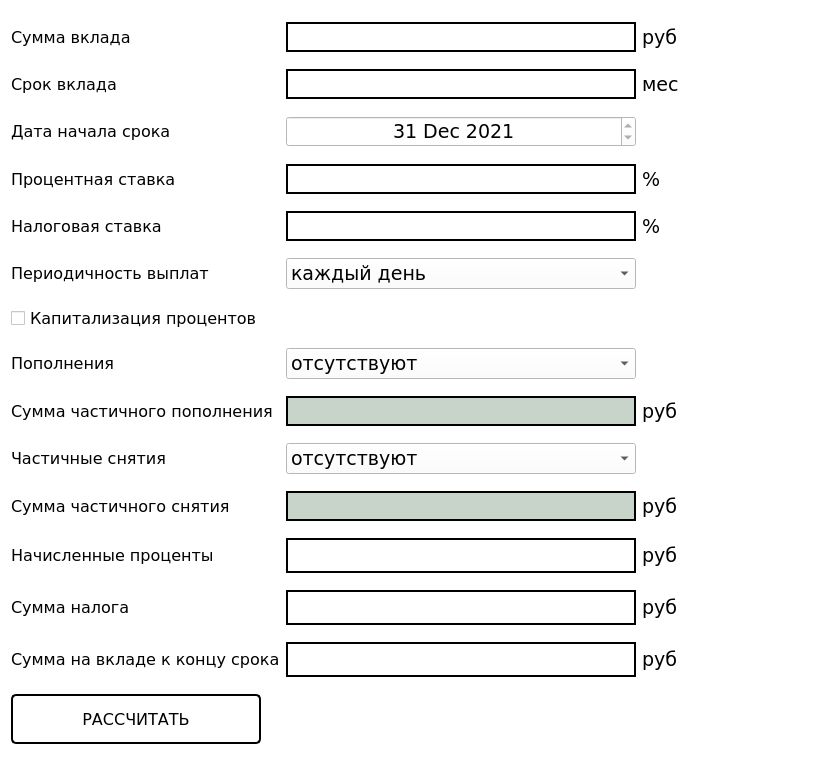
<?xml version="1.0" encoding="UTF-8"?>
<ui version="4.0">
 <class>Deposit</class>
 <widget class="QWidget" name="Deposit">
  <property name="geometry">
   <rect>
    <x>0</x>
    <y>0</y>
    <width>820</width>
    <height>769</height>
   </rect>
  </property>
  <property name="minimumSize">
   <size>
    <width>820</width>
    <height>769</height>
   </size>
  </property>
  <property name="maximumSize">
   <size>
    <width>820</width>
    <height>769</height>
   </size>
  </property>
  <property name="windowTitle">
   <string>Deposit calc</string>
  </property>
  <property name="styleSheet">
   <string notr="true">QWidget {background-color: white; color: black;}</string>
  </property>
  <layout class="QGridLayout" name="gridLayout">
   <item row="3" column="0">
    <widget class="QLabel" name="x_min_3">
     <property name="minimumSize">
      <size>
       <width>0</width>
       <height>30</height>
      </size>
     </property>
     <property name="maximumSize">
      <size>
       <width>16777215</width>
       <height>30</height>
      </size>
     </property>
     <property name="font">
      <font>
       <family>Verdana</family>
       <pointsize>12</pointsize>
      </font>
     </property>
     <property name="text">
      <string>Процентная ставка</string>
     </property>
     <property name="alignment">
      <set>Qt::AlignLeading|Qt::AlignLeft|Qt::AlignVCenter</set>
     </property>
    </widget>
   </item>
   <item row="7" column="0">
    <widget class="QLabel" name="x_min_18">
     <property name="minimumSize">
      <size>
       <width>0</width>
       <height>30</height>
      </size>
     </property>
     <property name="maximumSize">
      <size>
       <width>16777215</width>
       <height>30</height>
      </size>
     </property>
     <property name="font">
      <font>
       <family>Verdana</family>
       <pointsize>12</pointsize>
      </font>
     </property>
     <property name="text">
      <string>Пополнения</string>
     </property>
     <property name="alignment">
      <set>Qt::AlignLeading|Qt::AlignLeft|Qt::AlignVCenter</set>
     </property>
    </widget>
   </item>
   <item row="9" column="0">
    <widget class="QLabel" name="x_min_19">
     <property name="minimumSize">
      <size>
       <width>0</width>
       <height>30</height>
      </size>
     </property>
     <property name="maximumSize">
      <size>
       <width>16777215</width>
       <height>30</height>
      </size>
     </property>
     <property name="font">
      <font>
       <family>Verdana</family>
       <pointsize>12</pointsize>
      </font>
     </property>
     <property name="text">
      <string>Частичные снятия</string>
     </property>
     <property name="alignment">
      <set>Qt::AlignLeading|Qt::AlignLeft|Qt::AlignVCenter</set>
     </property>
    </widget>
   </item>
   <item row="3" column="2">
    <widget class="QLineEdit" name="dep_perLine">
     <property name="minimumSize">
      <size>
       <width>350</width>
       <height>30</height>
      </size>
     </property>
     <property name="maximumSize">
      <size>
       <width>350</width>
       <height>40</height>
      </size>
     </property>
     <property name="font">
      <font>
       <family>Verdana</family>
       <pointsize>14</pointsize>
      </font>
     </property>
     <property name="styleSheet">
      <string notr="true">QLineEdit {
background-color: white;
border: 2px solid black;

color: black;
font-size: 14pt;
}</string>
     </property>
     <property name="alignment">
      <set>Qt::AlignCenter</set>
     </property>
    </widget>
   </item>
   <item row="5" column="0">
    <widget class="QLabel" name="x_min_17">
     <property name="minimumSize">
      <size>
       <width>0</width>
       <height>30</height>
      </size>
     </property>
     <property name="maximumSize">
      <size>
       <width>16777215</width>
       <height>30</height>
      </size>
     </property>
     <property name="font">
      <font>
       <family>Verdana</family>
       <pointsize>12</pointsize>
      </font>
     </property>
     <property name="text">
      <string>Периодичность выплат</string>
     </property>
     <property name="alignment">
      <set>Qt::AlignLeading|Qt::AlignLeft|Qt::AlignVCenter</set>
     </property>
    </widget>
   </item>
   <item row="10" column="3">
    <widget class="QLabel" name="x_min_13">
     <property name="minimumSize">
      <size>
       <width>0</width>
       <height>30</height>
      </size>
     </property>
     <property name="maximumSize">
      <size>
       <width>16777215</width>
       <height>30</height>
      </size>
     </property>
     <property name="font">
      <font>
       <family>Verdana</family>
       <pointsize>14</pointsize>
      </font>
     </property>
     <property name="text">
      <string>руб</string>
     </property>
     <property name="alignment">
      <set>Qt::AlignLeading|Qt::AlignLeft|Qt::AlignVCenter</set>
     </property>
    </widget>
   </item>
   <item row="11" column="3">
    <widget class="QLabel" name="x_min_15">
     <property name="minimumSize">
      <size>
       <width>0</width>
       <height>30</height>
      </size>
     </property>
     <property name="maximumSize">
      <size>
       <width>16777215</width>
       <height>30</height>
      </size>
     </property>
     <property name="font">
      <font>
       <family>Verdana</family>
       <pointsize>14</pointsize>
      </font>
     </property>
     <property name="text">
      <string>руб</string>
     </property>
     <property name="alignment">
      <set>Qt::AlignLeading|Qt::AlignLeft|Qt::AlignVCenter</set>
     </property>
    </widget>
   </item>
   <item row="1" column="3">
    <widget class="QLabel" name="x_min_6">
     <property name="minimumSize">
      <size>
       <width>0</width>
       <height>30</height>
      </size>
     </property>
     <property name="maximumSize">
      <size>
       <width>16777215</width>
       <height>30</height>
      </size>
     </property>
     <property name="font">
      <font>
       <family>Verdana</family>
       <pointsize>14</pointsize>
      </font>
     </property>
     <property name="text">
      <string>мес</string>
     </property>
     <property name="alignment">
      <set>Qt::AlignLeading|Qt::AlignLeft|Qt::AlignVCenter</set>
     </property>
    </widget>
   </item>
   <item row="4" column="2">
    <widget class="QLineEdit" name="dep_taxLine">
     <property name="minimumSize">
      <size>
       <width>350</width>
       <height>30</height>
      </size>
     </property>
     <property name="maximumSize">
      <size>
       <width>350</width>
       <height>40</height>
      </size>
     </property>
     <property name="font">
      <font>
       <family>Verdana</family>
       <pointsize>14</pointsize>
      </font>
     </property>
     <property name="styleSheet">
      <string notr="true">QLineEdit {
background-color: white;
border: 2px solid black;

color: black;
font-size: 14pt;
}</string>
     </property>
     <property name="alignment">
      <set>Qt::AlignCenter</set>
     </property>
    </widget>
   </item>
   <item row="1" column="0">
    <widget class="QLabel" name="x_min_2">
     <property name="minimumSize">
      <size>
       <width>0</width>
       <height>30</height>
      </size>
     </property>
     <property name="maximumSize">
      <size>
       <width>16777215</width>
       <height>30</height>
      </size>
     </property>
     <property name="font">
      <font>
       <family>Verdana</family>
       <pointsize>12</pointsize>
      </font>
     </property>
     <property name="text">
      <string>Срок вклада</string>
     </property>
     <property name="alignment">
      <set>Qt::AlignLeading|Qt::AlignLeft|Qt::AlignVCenter</set>
     </property>
    </widget>
   </item>
   <item row="14" column="2">
    <widget class="QLabel" name="result_summa_vklad">
     <property name="minimumSize">
      <size>
       <width>350</width>
       <height>30</height>
      </size>
     </property>
     <property name="maximumSize">
      <size>
       <width>350</width>
       <height>50</height>
      </size>
     </property>
     <property name="font">
      <font>
       <family>Verdana</family>
       <pointsize>20</pointsize>
       <bold>false</bold>
      </font>
     </property>
     <property name="cursor">
      <cursorShape>IBeamCursor</cursorShape>
     </property>
     <property name="mouseTracking">
      <bool>true</bool>
     </property>
     <property name="styleSheet">
      <string notr="true">QLabel {
background-color: white;
border: 2px solid black;
color: black;
font-size: 20pt;
}</string>
     </property>
     <property name="text">
      <string/>
     </property>
     <property name="alignment">
      <set>Qt::AlignCenter</set>
     </property>
     <property name="wordWrap">
      <bool>false</bool>
     </property>
     <property name="textInteractionFlags">
      <set>Qt::LinksAccessibleByMouse|Qt::TextSelectableByMouse</set>
     </property>
    </widget>
   </item>
   <item row="2" column="0">
    <widget class="QLabel" name="x_min_16">
     <property name="minimumSize">
      <size>
       <width>0</width>
       <height>30</height>
      </size>
     </property>
     <property name="maximumSize">
      <size>
       <width>16777215</width>
       <height>30</height>
      </size>
     </property>
     <property name="font">
      <font>
       <family>Verdana</family>
       <pointsize>12</pointsize>
      </font>
     </property>
     <property name="text">
      <string>Дата начала срока</string>
     </property>
     <property name="alignment">
      <set>Qt::AlignLeading|Qt::AlignLeft|Qt::AlignVCenter</set>
     </property>
    </widget>
   </item>
   <item row="8" column="3">
    <widget class="QLabel" name="x_min_12">
     <property name="minimumSize">
      <size>
       <width>0</width>
       <height>30</height>
      </size>
     </property>
     <property name="maximumSize">
      <size>
       <width>16777215</width>
       <height>30</height>
      </size>
     </property>
     <property name="font">
      <font>
       <family>Verdana</family>
       <pointsize>14</pointsize>
      </font>
     </property>
     <property name="text">
      <string>руб</string>
     </property>
     <property name="alignment">
      <set>Qt::AlignLeading|Qt::AlignLeft|Qt::AlignVCenter</set>
     </property>
    </widget>
   </item>
   <item row="2" column="2">
    <widget class="QDateEdit" name="dateEdit">
     <property name="font">
      <font>
       <family>Verdana</family>
       <pointsize>14</pointsize>
      </font>
     </property>
     <property name="alignment">
      <set>Qt::AlignCenter</set>
     </property>
     <property name="maximumDateTime">
      <datetime>
       <hour>15</hour>
       <minute>0</minute>
       <second>0</second>
       <year>2029</year>
       <month>12</month>
       <day>31</day>
      </datetime>
     </property>
     <property name="minimumDateTime">
      <datetime>
       <hour>15</hour>
       <minute>0</minute>
       <second>0</second>
       <year>2021</year>
       <month>12</month>
       <day>31</day>
      </datetime>
     </property>
    </widget>
   </item>
   <item row="0" column="2">
    <widget class="QLineEdit" name="dep_amountLine">
     <property name="minimumSize">
      <size>
       <width>350</width>
       <height>30</height>
      </size>
     </property>
     <property name="maximumSize">
      <size>
       <width>350</width>
       <height>30</height>
      </size>
     </property>
     <property name="font">
      <font>
       <family>Verdana</family>
       <pointsize>14</pointsize>
      </font>
     </property>
     <property name="styleSheet">
      <string notr="true">QLineEdit {
background-color: white;
border: 2px solid black;

color: black;
font-size: 14pt;
}</string>
     </property>
     <property name="alignment">
      <set>Qt::AlignCenter</set>
     </property>
    </widget>
   </item>
   <item row="4" column="0">
    <widget class="QLabel" name="x_min_14">
     <property name="minimumSize">
      <size>
       <width>0</width>
       <height>30</height>
      </size>
     </property>
     <property name="maximumSize">
      <size>
       <width>16777215</width>
       <height>30</height>
      </size>
     </property>
     <property name="font">
      <font>
       <family>Verdana</family>
       <pointsize>12</pointsize>
      </font>
     </property>
     <property name="text">
      <string>Налоговая ставка</string>
     </property>
     <property name="alignment">
      <set>Qt::AlignLeading|Qt::AlignLeft|Qt::AlignVCenter</set>
     </property>
    </widget>
   </item>
   <item row="11" column="0">
    <widget class="QLabel" name="x_min_8">
     <property name="minimumSize">
      <size>
       <width>0</width>
       <height>30</height>
      </size>
     </property>
     <property name="maximumSize">
      <size>
       <width>16777215</width>
       <height>30</height>
      </size>
     </property>
     <property name="font">
      <font>
       <family>Verdana</family>
       <pointsize>12</pointsize>
      </font>
     </property>
     <property name="text">
      <string>Начисленные проценты</string>
     </property>
     <property name="alignment">
      <set>Qt::AlignLeading|Qt::AlignLeft|Qt::AlignVCenter</set>
     </property>
    </widget>
   </item>
   <item row="11" column="2">
    <widget class="QLabel" name="result_proc">
     <property name="minimumSize">
      <size>
       <width>350</width>
       <height>30</height>
      </size>
     </property>
     <property name="maximumSize">
      <size>
       <width>350</width>
       <height>50</height>
      </size>
     </property>
     <property name="font">
      <font>
       <family>Verdana</family>
       <pointsize>20</pointsize>
       <bold>false</bold>
      </font>
     </property>
     <property name="cursor">
      <cursorShape>IBeamCursor</cursorShape>
     </property>
     <property name="mouseTracking">
      <bool>true</bool>
     </property>
     <property name="styleSheet">
      <string notr="true">QLabel {
background-color: white;
border: 2px solid black;
color: black;
font-size: 20pt;
}</string>
     </property>
     <property name="text">
      <string/>
     </property>
     <property name="alignment">
      <set>Qt::AlignCenter</set>
     </property>
     <property name="wordWrap">
      <bool>false</bool>
     </property>
     <property name="textInteractionFlags">
      <set>Qt::LinksAccessibleByMouse|Qt::TextSelectableByMouse</set>
     </property>
    </widget>
   </item>
   <item row="10" column="2">
    <widget class="QLineEdit" name="dep_withdLine">
     <property name="enabled">
      <bool>false</bool>
     </property>
     <property name="minimumSize">
      <size>
       <width>350</width>
       <height>30</height>
      </size>
     </property>
     <property name="maximumSize">
      <size>
       <width>350</width>
       <height>40</height>
      </size>
     </property>
     <property name="font">
      <font>
       <family>Verdana</family>
       <pointsize>14</pointsize>
      </font>
     </property>
     <property name="styleSheet">
      <string notr="true">QLineEdit {
background-color: rgb(200, 211, 201);
border: 2px solid black;
}</string>
     </property>
     <property name="alignment">
      <set>Qt::AlignCenter</set>
     </property>
    </widget>
   </item>
   <item row="3" column="3">
    <widget class="QLabel" name="x_min_7">
     <property name="minimumSize">
      <size>
       <width>0</width>
       <height>30</height>
      </size>
     </property>
     <property name="maximumSize">
      <size>
       <width>16777215</width>
       <height>30</height>
      </size>
     </property>
     <property name="font">
      <font>
       <family>Verdana</family>
       <pointsize>14</pointsize>
      </font>
     </property>
     <property name="text">
      <string>%</string>
     </property>
     <property name="alignment">
      <set>Qt::AlignLeading|Qt::AlignLeft|Qt::AlignVCenter</set>
     </property>
    </widget>
   </item>
   <item row="8" column="2">
    <widget class="QLineEdit" name="dep_replenLine">
     <property name="enabled">
      <bool>false</bool>
     </property>
     <property name="minimumSize">
      <size>
       <width>350</width>
       <height>30</height>
      </size>
     </property>
     <property name="maximumSize">
      <size>
       <width>350</width>
       <height>40</height>
      </size>
     </property>
     <property name="font">
      <font>
       <family>Verdana</family>
       <pointsize>14</pointsize>
      </font>
     </property>
     <property name="styleSheet">
      <string notr="true">QLineEdit {
background-color: rgb(200, 211, 201);
border: 2px solid black;
}</string>
     </property>
     <property name="alignment">
      <set>Qt::AlignCenter</set>
     </property>
    </widget>
   </item>
   <item row="0" column="0">
    <widget class="QLabel" name="x_min">
     <property name="minimumSize">
      <size>
       <width>0</width>
       <height>30</height>
      </size>
     </property>
     <property name="maximumSize">
      <size>
       <width>16777215</width>
       <height>30</height>
      </size>
     </property>
     <property name="font">
      <font>
       <family>Verdana</family>
       <pointsize>12</pointsize>
      </font>
     </property>
     <property name="text">
      <string>Сумма вклада</string>
     </property>
     <property name="alignment">
      <set>Qt::AlignLeading|Qt::AlignLeft|Qt::AlignVCenter</set>
     </property>
    </widget>
   </item>
   <item row="5" column="2">
    <widget class="QComboBox" name="Box_vyplaty">
     <property name="font">
      <font>
       <family>Verdana</family>
       <pointsize>14</pointsize>
      </font>
     </property>
     <property name="contextMenuPolicy">
      <enum>Qt::NoContextMenu</enum>
     </property>
     <item>
      <property name="text">
       <string>каждый день</string>
      </property>
     </item>
     <item>
      <property name="text">
       <string>каждую неделю</string>
      </property>
     </item>
     <item>
      <property name="text">
       <string>раз в месяц</string>
      </property>
     </item>
     <item>
      <property name="text">
       <string>раз в квартал</string>
      </property>
     </item>
     <item>
      <property name="text">
       <string>раз в полгода</string>
      </property>
     </item>
     <item>
      <property name="text">
       <string>раз в год</string>
      </property>
     </item>
     <item>
      <property name="text">
       <string>в конце срока</string>
      </property>
     </item>
    </widget>
   </item>
   <item row="12" column="0">
    <widget class="QLabel" name="x_min_9">
     <property name="minimumSize">
      <size>
       <width>0</width>
       <height>30</height>
      </size>
     </property>
     <property name="maximumSize">
      <size>
       <width>16777215</width>
       <height>30</height>
      </size>
     </property>
     <property name="font">
      <font>
       <family>Verdana</family>
       <pointsize>12</pointsize>
      </font>
     </property>
     <property name="text">
      <string>Сумма налога</string>
     </property>
     <property name="alignment">
      <set>Qt::AlignLeading|Qt::AlignLeft|Qt::AlignVCenter</set>
     </property>
    </widget>
   </item>
   <item row="12" column="3">
    <widget class="QLabel" name="x_min_20">
     <property name="minimumSize">
      <size>
       <width>0</width>
       <height>30</height>
      </size>
     </property>
     <property name="maximumSize">
      <size>
       <width>16777215</width>
       <height>30</height>
      </size>
     </property>
     <property name="font">
      <font>
       <family>Verdana</family>
       <pointsize>14</pointsize>
      </font>
     </property>
     <property name="text">
      <string>руб</string>
     </property>
     <property name="alignment">
      <set>Qt::AlignLeading|Qt::AlignLeft|Qt::AlignVCenter</set>
     </property>
    </widget>
   </item>
   <item row="8" column="0">
    <widget class="QLabel" name="x_min_22">
     <property name="minimumSize">
      <size>
       <width>0</width>
       <height>30</height>
      </size>
     </property>
     <property name="maximumSize">
      <size>
       <width>16777215</width>
       <height>30</height>
      </size>
     </property>
     <property name="font">
      <font>
       <family>Verdana</family>
       <pointsize>12</pointsize>
      </font>
     </property>
     <property name="text">
      <string>Сумма частичного пополнения</string>
     </property>
     <property name="alignment">
      <set>Qt::AlignLeading|Qt::AlignLeft|Qt::AlignVCenter</set>
     </property>
    </widget>
   </item>
   <item row="0" column="3">
    <widget class="QLabel" name="x_min_5">
     <property name="minimumSize">
      <size>
       <width>0</width>
       <height>30</height>
      </size>
     </property>
     <property name="maximumSize">
      <size>
       <width>16777215</width>
       <height>30</height>
      </size>
     </property>
     <property name="font">
      <font>
       <family>Verdana</family>
       <pointsize>14</pointsize>
      </font>
     </property>
     <property name="text">
      <string>руб</string>
     </property>
     <property name="alignment">
      <set>Qt::AlignLeading|Qt::AlignLeft|Qt::AlignVCenter</set>
     </property>
    </widget>
   </item>
   <item row="4" column="3">
    <widget class="QLabel" name="x_min_11">
     <property name="minimumSize">
      <size>
       <width>0</width>
       <height>30</height>
      </size>
     </property>
     <property name="maximumSize">
      <size>
       <width>16777215</width>
       <height>30</height>
      </size>
     </property>
     <property name="font">
      <font>
       <family>Verdana</family>
       <pointsize>14</pointsize>
      </font>
     </property>
     <property name="text">
      <string>%</string>
     </property>
     <property name="alignment">
      <set>Qt::AlignLeading|Qt::AlignLeft|Qt::AlignVCenter</set>
     </property>
    </widget>
   </item>
   <item row="9" column="2">
    <widget class="QComboBox" name="Box_snyat">
     <property name="font">
      <font>
       <family>Verdana</family>
       <pointsize>14</pointsize>
      </font>
     </property>
     <item>
      <property name="text">
       <string>отсутствуют</string>
      </property>
     </item>
     <item>
      <property name="text">
       <string>раз в месяц</string>
      </property>
     </item>
     <item>
      <property name="text">
       <string>раз в 2 месяца</string>
      </property>
     </item>
     <item>
      <property name="text">
       <string>раз в квартал</string>
      </property>
     </item>
     <item>
      <property name="text">
       <string>раз в полгода</string>
      </property>
     </item>
     <item>
      <property name="text">
       <string>раз в год</string>
      </property>
     </item>
    </widget>
   </item>
   <item row="12" column="2">
    <widget class="QLabel" name="result_nalog">
     <property name="minimumSize">
      <size>
       <width>350</width>
       <height>30</height>
      </size>
     </property>
     <property name="maximumSize">
      <size>
       <width>350</width>
       <height>50</height>
      </size>
     </property>
     <property name="font">
      <font>
       <family>Verdana</family>
       <pointsize>20</pointsize>
       <bold>false</bold>
      </font>
     </property>
     <property name="cursor">
      <cursorShape>IBeamCursor</cursorShape>
     </property>
     <property name="mouseTracking">
      <bool>true</bool>
     </property>
     <property name="tabletTracking">
      <bool>false</bool>
     </property>
     <property name="focusPolicy">
      <enum>Qt::NoFocus</enum>
     </property>
     <property name="acceptDrops">
      <bool>false</bool>
     </property>
     <property name="styleSheet">
      <string notr="true">QLabel {
background-color: white;
border: 2px solid black;
color: black;
font-size: 20pt;
}</string>
     </property>
     <property name="text">
      <string/>
     </property>
     <property name="alignment">
      <set>Qt::AlignCenter</set>
     </property>
     <property name="wordWrap">
      <bool>false</bool>
     </property>
     <property name="textInteractionFlags">
      <set>Qt::LinksAccessibleByMouse|Qt::TextSelectableByMouse</set>
     </property>
    </widget>
   </item>
   <item row="14" column="0">
    <widget class="QLabel" name="x_min_10">
     <property name="minimumSize">
      <size>
       <width>0</width>
       <height>30</height>
      </size>
     </property>
     <property name="maximumSize">
      <size>
       <width>16777215</width>
       <height>30</height>
      </size>
     </property>
     <property name="font">
      <font>
       <family>Verdana</family>
       <pointsize>12</pointsize>
      </font>
     </property>
     <property name="text">
      <string>Сумма на вкладе к концу срока</string>
     </property>
     <property name="alignment">
      <set>Qt::AlignLeading|Qt::AlignLeft|Qt::AlignVCenter</set>
     </property>
    </widget>
   </item>
   <item row="1" column="2">
    <widget class="QLineEdit" name="dep_timeLine">
     <property name="minimumSize">
      <size>
       <width>350</width>
       <height>30</height>
      </size>
     </property>
     <property name="maximumSize">
      <size>
       <width>350</width>
       <height>40</height>
      </size>
     </property>
     <property name="font">
      <font>
       <family>Verdana</family>
       <pointsize>14</pointsize>
      </font>
     </property>
     <property name="styleSheet">
      <string notr="true">QLineEdit {
background-color: white;
border: 2px solid black;

color: black;
font-size: 14pt;
}</string>
     </property>
     <property name="alignment">
      <set>Qt::AlignCenter</set>
     </property>
    </widget>
   </item>
   <item row="7" column="2">
    <widget class="QComboBox" name="Box_popoln">
     <property name="font">
      <font>
       <family>Verdana</family>
       <pointsize>14</pointsize>
      </font>
     </property>
     <item>
      <property name="text">
       <string>отсутствуют</string>
      </property>
     </item>
     <item>
      <property name="text">
       <string>раз в месяц</string>
      </property>
     </item>
     <item>
      <property name="text">
       <string>раз в 2 месяца</string>
      </property>
     </item>
     <item>
      <property name="text">
       <string>раз в квартал</string>
      </property>
     </item>
     <item>
      <property name="text">
       <string>раз в полгода</string>
      </property>
     </item>
     <item>
      <property name="text">
       <string>раз в год</string>
      </property>
     </item>
    </widget>
   </item>
   <item row="10" column="0">
    <widget class="QLabel" name="x_min_23">
     <property name="minimumSize">
      <size>
       <width>0</width>
       <height>30</height>
      </size>
     </property>
     <property name="maximumSize">
      <size>
       <width>16777215</width>
       <height>30</height>
      </size>
     </property>
     <property name="font">
      <font>
       <family>Verdana</family>
       <pointsize>12</pointsize>
      </font>
     </property>
     <property name="text">
      <string>Сумма частичного снятия</string>
     </property>
     <property name="alignment">
      <set>Qt::AlignLeading|Qt::AlignLeft|Qt::AlignVCenter</set>
     </property>
    </widget>
   </item>
   <item row="6" column="0">
    <widget class="QCheckBox" name="capitalRadio">
     <property name="font">
      <font>
       <family>Verdana</family>
       <pointsize>12</pointsize>
      </font>
     </property>
     <property name="text">
      <string>Капитализация процентов</string>
     </property>
    </widget>
   </item>
   <item row="14" column="3">
    <widget class="QLabel" name="x_min_21">
     <property name="minimumSize">
      <size>
       <width>0</width>
       <height>30</height>
      </size>
     </property>
     <property name="maximumSize">
      <size>
       <width>16777215</width>
       <height>30</height>
      </size>
     </property>
     <property name="font">
      <font>
       <family>Verdana</family>
       <pointsize>14</pointsize>
      </font>
     </property>
     <property name="text">
      <string>руб</string>
     </property>
     <property name="alignment">
      <set>Qt::AlignLeading|Qt::AlignLeft|Qt::AlignVCenter</set>
     </property>
    </widget>
   </item>
   <item row="15" column="0">
    <widget class="QPushButton" name="button_OK">
     <property name="minimumSize">
      <size>
       <width>250</width>
       <height>30</height>
      </size>
     </property>
     <property name="maximumSize">
      <size>
       <width>200</width>
       <height>50</height>
      </size>
     </property>
     <property name="font">
      <font>
       <family>Verdana</family>
       <pointsize>12</pointsize>
       <bold>false</bold>
      </font>
     </property>
     <property name="mouseTracking">
      <bool>true</bool>
     </property>
     <property name="styleSheet">
      <string notr="true">
QPushButton {
        background-color: white;
        border: 2px solid black;
        border-radius: 5px;
}

QPushButton:hover {
        background-color: rgb(176, 254, 255)
}

QPushButton:pressed {
        background-color: rgb(87, 252, 255)
}</string>
     </property>
     <property name="text">
      <string>РАССЧИТАТЬ</string>
     </property>
    </widget>
   </item>
  </layout>
 </widget>
 <resources/>
 <connections/>
</ui>
